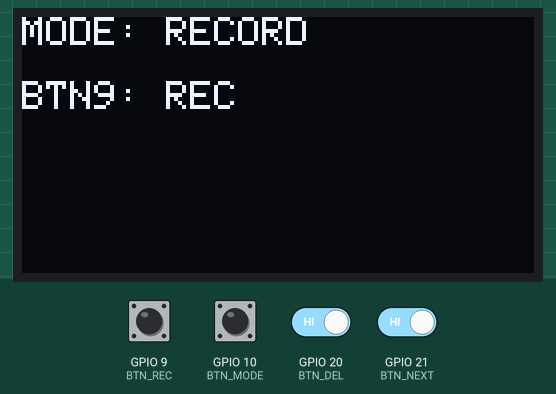
Bench run of a sketch on a simulated ESP32-S3. Shown: 128×64 one-colour display. The test bench sets the inputs (shaded band); at power-on: GPIO 9 (BTN_REC), GPIO 10 (BTN_MODE), GPIO 20 (BTN_DEL), GPIO 21 (BTN_NEXT) HIGH. I2S audio is not simulated (input reads silence); storage starts empty.

Above: at 1.2 s.
1.3 s: GPIO 9 (BTN_REC) pulled LOW for 0.15 s
At 1.6 s:
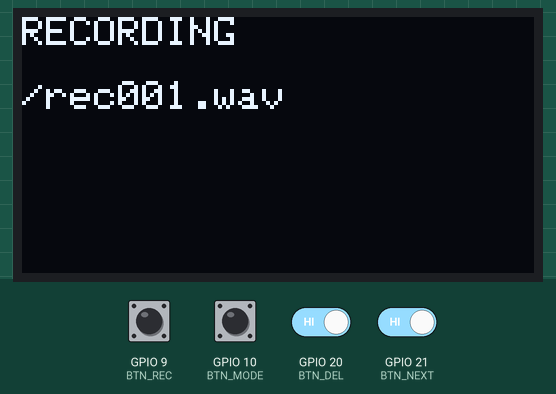
2.9 s: GPIO 10 (BTN_MODE) pulled LOW for 0.15 s
At 3.9 s:
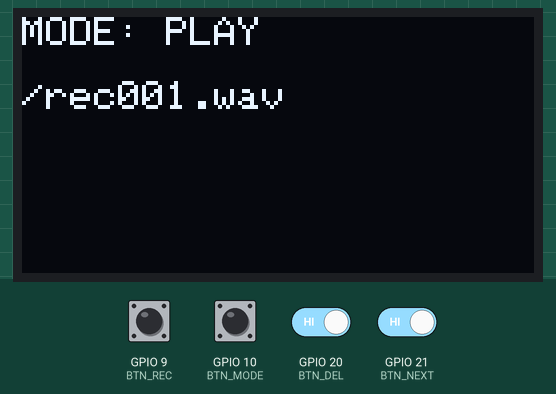
4.5 s: GPIO 10 (BTN_MODE) pulled LOW for 1 s
At 4.8 s:
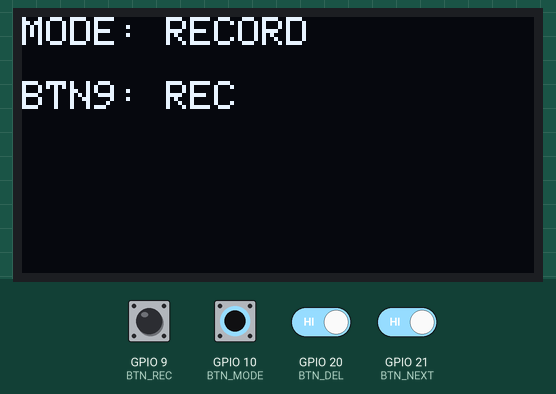
7.0 s: GPIO 9 (BTN_REC) pulled LOW for 1 s
At 7.4 s:
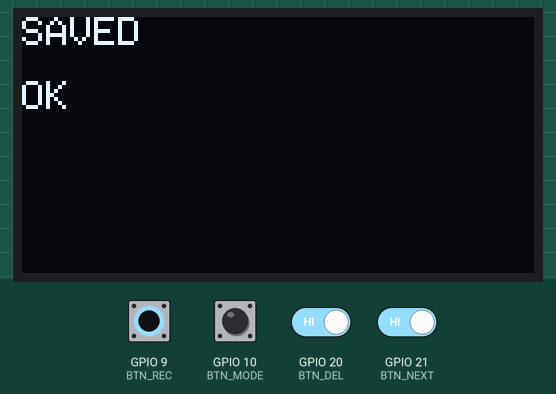
9.5 s: GPIO 9 (BTN_REC) driven LOW and GPIO 10 (BTN_MODE) driven LOW
At 10.0 s:
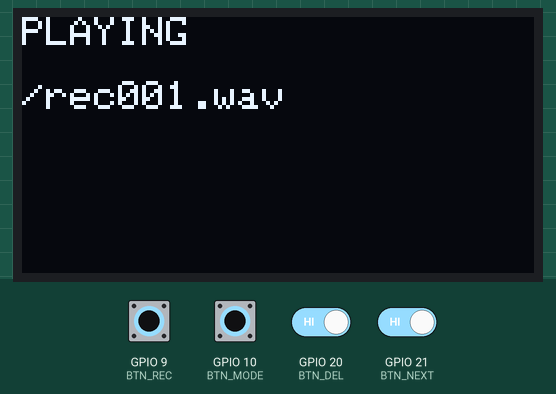
11.0 s: GPIO 20 (BTN_DEL) driven LOW and GPIO 21 (BTN_NEXT) driven LOW
At 16.1 s:
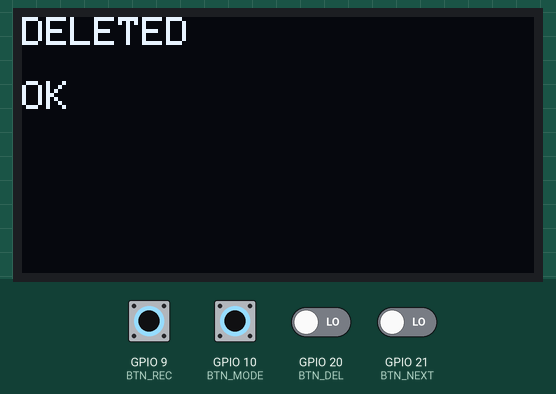
Timing chart, 0 to 16.7 s (numbered marks = the images above; inputs shaded):
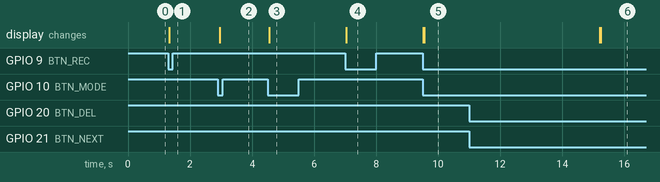

Measured:
- after the input at 1.3 s, the display: changes at once (image 1)
- after the input at 2.9 s, the display: changes after 0.06 s (image 2)
- after the input at 4.5 s, the display: changes after 0.05 s (image 3)
- after the input at 7.0 s, the display: changes at once (image 4)
- after the input at 9.5 s, the display: first changes at once (image 5 shows a later state)
- after the input at 11.0 s, the display: first changes after 4.2 s (image 6 shows a later state)

The sketch:

may_thu_am.ino
```cpp
#include <Arduino.h>
#include <driver/i2s.h>
#include <FS.h>
#include <SD.h>
#include <SPI.h>
#include <Wire.h>
#include <Adafruit_GFX.h>
#include <Adafruit_SSD1306.h>

/* ================= PIN ================= */
#define I2S_WS       6
#define I2S_SCK      5
#define I2S_SD_MIC   4
#define I2S_DIN_SPK  7
#define I2S_PORT     I2S_NUM_0

#define SD_CS        8
#define SD_SCK       1
#define SD_MISO      3
#define SD_MOSI      2

#define BTN_REC      9
#define BTN_MODE     10
#define BTN_NEXT     21   // TX
#define BTN_DEL      20   // RX  ⭐ NÚT XÓA

/* ================= AUDIO ================= */
#define SAMPLE_RATE  16000
#define SAMPLE_BITS  16
#define BUFFER_LEN   512

/* ================= OLED ================= */
#define OLED_W 128
#define OLED_H 64
Adafruit_SSD1306 display(OLED_W, OLED_H, &Wire, -1);

/* ================= STATE ================= */
enum SYS_MODE { MODE_RECORD, MODE_PLAY };
SYS_MODE sysMode = MODE_RECORD;

bool isRecording = false;

bool lastBtnRec  = HIGH;
bool lastBtnMode = HIGH;

bool nextLocked = false;
bool delLocked  = false;

unsigned long debounceRec  = 0;
unsigned long debounceMode = 0;
unsigned long debounceNext = 0;
unsigned long debounceDel  = 0;
const unsigned long debounceDelay = 200;

int recordIndex = 1;
int playIndex   = 1;
int totalFiles  = 0;

File audioFile;
int16_t i2sBuffer[BUFFER_LEN];

/* ================= UTIL ================= */
void makeFileName(char *buf, int idx) {
  sprintf(buf, "/rec%03d.wav", idx);
}

void showOLED(const char *l1, const char *l2) {
  display.clearDisplay();
  display.setTextSize(1);
  display.setTextColor(WHITE);
  display.setCursor(0, 0);
  display.println(l1);
  display.setCursor(0, 16);
  display.println(l2);
  display.display();
}

/* ================= WAV ================= */
void writeWavHeader(File &file) {
  byte header[44] = {0};
  header[0]='R'; header[1]='I'; header[2]='F'; header[3]='F';
  header[8]='W'; header[9]='A'; header[10]='V'; header[11]='E';
  header[12]='f'; header[13]='m'; header[14]='t'; header[15]=' ';
  uint32_t subChunk1 = 16;
  uint16_t format = 1, channels = 1, bits = SAMPLE_BITS;
  uint32_t sampleRate = SAMPLE_RATE;
  uint32_t byteRate = sampleRate * channels * bits / 8;
  uint16_t blockAlign = channels * bits / 8;
  memcpy(&header[16], &subChunk1, 4);
  memcpy(&header[20], &format, 2);
  memcpy(&header[22], &channels, 2);
  memcpy(&header[24], &sampleRate, 4);
  memcpy(&header[28], &byteRate, 4);
  memcpy(&header[32], &blockAlign, 2);
  memcpy(&header[34], &bits, 2);
  header[36]='d'; header[37]='a'; header[38]='t'; header[39]='a';
  file.write(header, 44);
}

void updateWavHeader(File &file) {
  uint32_t fileSize = file.size() - 8;
  uint32_t dataSize = file.size() - 44;
  file.seek(4);  file.write((byte*)&fileSize, 4);
  file.seek(40); file.write((byte*)&dataSize, 4);
  file.close();
}

/* ================= I2S ================= */
void setupI2S(bool mic) {
  i2s_driver_uninstall(I2S_PORT);

  i2s_config_t cfg = {
    .mode = I2S_MODE_MASTER,
    .sample_rate = SAMPLE_RATE,
    .bits_per_sample = I2S_BITS_PER_SAMPLE_16BIT,
    .channel_format = I2S_CHANNEL_FMT_ONLY_LEFT,
    .communication_format = I2S_COMM_FORMAT_I2S,
    .intr_alloc_flags = ESP_INTR_FLAG_LEVEL1,
    .dma_buf_count = 8,
    .dma_buf_len = BUFFER_LEN,
    .use_apll = false
  };

  i2s_pin_config_t pin = {
    .bck_io_num = I2S_SCK,
    .ws_io_num = I2S_WS,
    .data_out_num = -1,
    .data_in_num = -1
  };

  if (mic) {
    cfg.mode = (i2s_mode_t)(I2S_MODE_MASTER | I2S_MODE_RX);
    pin.data_in_num = I2S_SD_MIC;
  } else {
    cfg.mode = (i2s_mode_t)(I2S_MODE_MASTER | I2S_MODE_TX);
    pin.data_out_num = I2S_DIN_SPK;
    cfg.tx_desc_auto_clear = true;
  }

  i2s_driver_install(I2S_PORT, &cfg, 0, NULL);
  i2s_set_pin(I2S_PORT, &pin);
  i2s_zero_dma_buffer(I2S_PORT);
}

/* ================= PLAY ================= */
void playFile(const char *name) {
  setupI2S(false);
  File f = SD.open(name);
  if (!f) return;

  showOLED("PLAYING", name);
  f.seek(44);

  uint8_t buf[BUFFER_LEN * 2];
  size_t bw;

  while (f.available()) {
    int r = f.read(buf, sizeof(buf));
    i2s_write(I2S_PORT, buf, r, &bw, portMAX_DELAY);
  }

  f.close();
  delay(300);
  setupI2S(true);
}

/* ================= DELETE ================= */
void deleteCurrentFile() {
  if (totalFiles == 0) return;

  char fname[16];
  makeFileName(fname, playIndex);

  if (SD.exists(fname)) {
    SD.remove(fname);

    // dồn file phía sau lên
    for (int i = playIndex + 1; i <= totalFiles; i++) {
      char oldName[16], newName[16];
      makeFileName(oldName, i);
      makeFileName(newName, i - 1);
      SD.rename(oldName, newName);
    }

    totalFiles--;
    recordIndex = totalFiles + 1;

    if (playIndex > totalFiles) playIndex = 1;
    showOLED("DELETED", "OK");
  }
}

/* ================= SETUP ================= */
void setup() {
  pinMode(BTN_REC, INPUT_PULLUP);
  pinMode(BTN_MODE, INPUT_PULLUP);
  pinMode(BTN_NEXT, INPUT_PULLUP);
  pinMode(BTN_DEL,  INPUT_PULLUP);

  SPI.begin(SD_SCK, SD_MISO, SD_MOSI, SD_CS);
  SD.begin(SD_CS);

  Wire.begin(19, 18);
  display.begin(SSD1306_SWITCHCAPVCC, 0x3C);

  setupI2S(true);
  showOLED("MODE: RECORD", "BTN9: REC");
}

/* ================= LOOP ================= */
void loop() {
  bool btnRec  = digitalRead(BTN_REC);
  bool btnMode = digitalRead(BTN_MODE);
  bool btnNext = digitalRead(BTN_NEXT);
  bool btnDel  = digitalRead(BTN_DEL);

  /* ==== MODE ==== */
  if (lastBtnMode == HIGH && btnMode == LOW &&
      millis() - debounceMode > debounceDelay) {
    debounceMode = millis();
    sysMode = (sysMode == MODE_RECORD) ? MODE_PLAY : MODE_RECORD;

    if (sysMode == MODE_PLAY) {
      playIndex = 1;
      char f[16]; makeFileName(f, playIndex);
      showOLED("MODE: PLAY", f);
    } else {
      showOLED("MODE: RECORD", "BTN9: REC");
    }
  }
  lastBtnMode = btnMode;

  /* ==== NEXT ==== */
  if (sysMode == MODE_PLAY) {
    if (btnNext == LOW && !nextLocked &&
        millis() - debounceNext > debounceDelay) {
      debounceNext = millis();
      nextLocked = true;
      if (totalFiles > 0) {
        playIndex++;
        if (playIndex > totalFiles) playIndex = 1;
        char f[16]; makeFileName(f, playIndex);
        showOLED("SELECT", f);
      }
    }
    if (btnNext == HIGH) nextLocked = false;
  }

  /* ==== DELETE ==== */
  if (sysMode == MODE_PLAY) {
    if (btnDel == LOW && !delLocked &&
        millis() - debounceDel > debounceDelay) {
      debounceDel = millis();
      delLocked = true;
      deleteCurrentFile();
    }
    if (btnDel == HIGH) delLocked = false;
  }

  /* ==== REC / PLAY ==== */
  if (lastBtnRec == HIGH && btnRec == LOW &&
      millis() - debounceRec > debounceDelay) {
    debounceRec = millis();

    if (sysMode == MODE_RECORD) {
      if (!isRecording) {
        char f[16]; makeFileName(f, recordIndex);
        audioFile = SD.open(f, FILE_WRITE);
        writeWavHeader(audioFile);
        isRecording = true;
        showOLED("RECORDING", f);
      } else {
        isRecording = false;
        updateWavHeader(audioFile);
        recordIndex++;
        totalFiles++;
        showOLED("SAVED", "OK");
      }
    } else {
      if (totalFiles > 0) {
        char f[16]; makeFileName(f, playIndex);
        playFile(f);
      }
    }
  }
  lastBtnRec = btnRec;

  /* ==== RECORD LOOP ==== */
  if (isRecording) {
    size_t br;
    i2s_read(I2S_PORT, i2sBuffer, sizeof(i2sBuffer), &br, portMAX_DELAY);
    for (int i = 0; i < br / 2; i++) i2sBuffer[i] <<= 1;
    audioFile.write((uint8_t*)i2sBuffer, br);
  }
}
```
